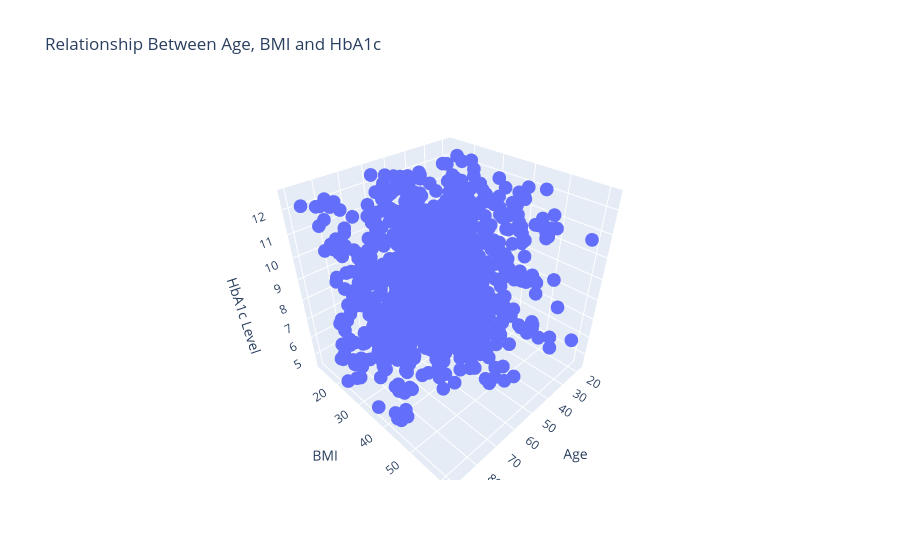

The notebook cell saved with this chart:
### Markdown cell above
<h4 style="color:#4CAF50;">Visulaization-3D Scatter plot</h4>

### Code cell
sample_data = df[
    ['Age', 'BMI', 'HbA1c']
].sample(1000, random_state=42)

fig = px.scatter_3d(
    sample_data,
    x='Age',
    y='BMI',
    z='HbA1c',
    title='Relationship Between Age, BMI and HbA1c',
    labels={
        'Age': 'Age',
        'BMI': 'BMI',
        'HbA1c': 'HbA1c Level'
    }
)

fig.show()

### Figure 1 — Plotly figure (JSON) as saved in the notebook; plotly's stock layout.template omitted (floating-point values rounded to 4 significant figures; data arrays with more than 128 entries replaced by an {"elided": "..."} marker saying what was removed)
{"data": [{"hovertemplate": "Age=%{x}<br>BMI=%{y}<br>HbA1c Level=%{z}<extra></extra>", "legendgroup": "", "marker": {"color": "#636efa", "symbol": "circle"}, "mode": "markers", "name": "", "scene": "scene", "showlegend": false, "type": "scatter3d", "x": {"elided": "1000 float values"}, "y": {"elided": "1000 float values"}, "z": {"elided": "1000 float values"}}], "layout": {"legend": {"tracegroupgap": 0}, "scene": {"domain": {"x": [0, 1], "y": [0, 1]}, "xaxis": {"title": {"text": "Age"}}, "yaxis": {"title": {"text": "BMI"}}, "zaxis": {"title": {"text": "HbA1c Level"}}}, "title": {"text": "Relationship Between Age, BMI and HbA1c"}}}
